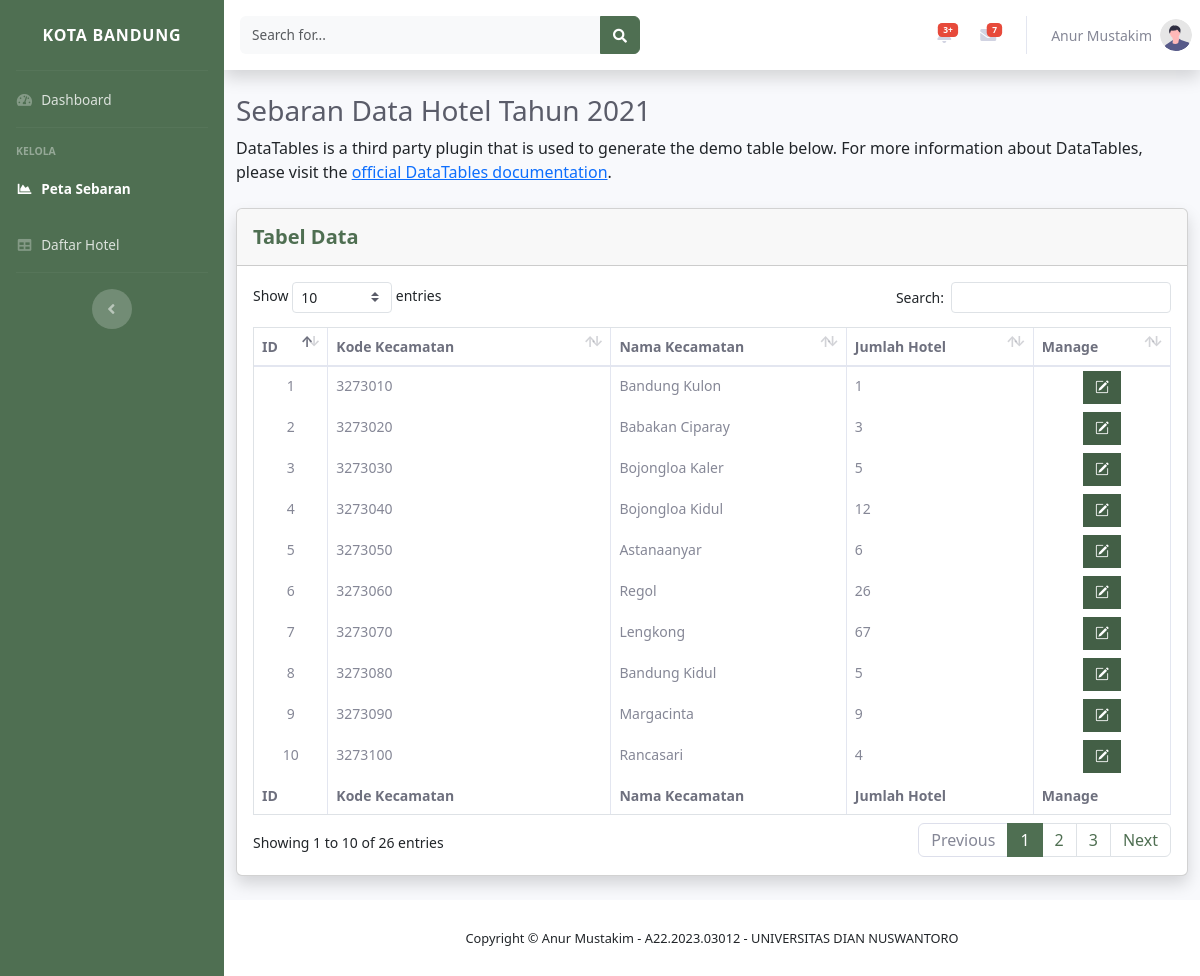
The app's page /config/dashboard/peta-sebaran.php (signed in) with its own data.
### tables this page shows
CREATE TABLE `tb_jumlah_hotel` (
  `ID` int(11) NOT NULL,
  `Kd_Kec` varchar(255) NOT NULL,
  `Nm_Kec` varchar(255) NOT NULL,
  `Jml_Hotel` int(11) NOT NULL
);

### config/dashboard/peta-sebaran.php (the view, shortened to what this page needs)
<?php
    include '../connection.php';
    $ambil_data = mysqli_query($conn, "SELECT * FROM tb_jumlah_hotel ORDER BY ID");
?>
<!DOCTYPE html>
<html lang="en">
<head>
    <link href="vendor/fontawesome-free/css/all.min.css" rel="stylesheet" type="text/css">
    <link href="css/sb-admin-2.min.css" rel="stylesheet">
    <link rel="stylesheet" href="https://cdn.jsdelivr.net/npm/bootstrap-icons@1.11.3/font/bootstrap-icons.min.css">
    <link href="vendor/datatables/dataTables.bootstrap4.min.css" rel="stylesheet">
    <link rel="stylesheet" href="https://cdn.jsdelivr.net/npm/bootstrap@5.3.3/dist/css/bootstrap.min.css">
</head>
<body id="page-top">
    <div id="wrapper">
        <ul class="navbar-nav bg-gradient-primary sidebar sidebar-dark accordion" id="accordionSidebar">
            <a class="sidebar-brand d-flex align-items-center justify-content-center" href="index.php">
                <div class="sidebar-brand-text mx-3 text-left">Kota Bandung</div>
            </a>
            <hr class="sidebar-divider my-0">
            <li class="nav-item">
                <a class="nav-link" href="index.php">
                    <i class="fas fa-fw fa-tachometer-alt"></i>
                    <span>Dashboard</span></a>
            </li>
            <hr class="sidebar-divider">
            <div class="sidebar-heading">
                Kelola
            </div>
            <li class="nav-item active">
                <a class="nav-link" href="peta-sebaran.php">
                    <i class="fas fa-fw fa-chart-area"></i>
                    <span>Peta Sebaran</span></a>
            </li>
            <li class="nav-item">
                <a class="nav-link" href="titik-lokasi-hotel.php">
                    <i class="fas fa-fw fa-table"></i>
                    <span>Daftar Hotel</span></a>
            </li>
            <hr class="sidebar-divider d-none d-md-block">
            <div class="text-center d-none d-md-inline">
                <button class="rounded-circle border-0" id="sidebarToggle"></button>
            </div>
        </ul>
        <div id="content-wrapper" class="d-flex flex-column">
            <div id="content">
                <nav class="navbar navbar-expand navbar-light bg-white topbar mb-4 static-top shadow">
                    <form
                        class="d-none d-sm-inline-block form-inline mr-auto ml-md-3 my-2 my-md-0 mw-100 navbar-search">
                        <div class="input-group">
                            <input type="text" class="form-control bg-light border-0 small" placeholder="Search for..."
                                aria-label="Search" aria-describedby="basic-addon2">
                            <div class="input-group-append">
                                <button class="btn btn-primary" type="button">
                                    <i class="fas fa-search fa-sm"></i>
                                </button>
                            </div>
                        </div>
                    </form>
                    <ul class="navbar-nav ml-auto">
                        <li class="nav-item dropdown no-arrow mx-1">
                            <a class="nav-link dropdown-toggle" href="#" id="alertsDropdown" role="button"
                                data-toggle="dropdown" aria-haspopup="true" aria-expanded="false">
                                <span class="badge badge-danger badge-counter">3+</span>
                            </a>
                        </li>
                        <li class="nav-item dropdown no-arrow mx-1">
                            <a class="nav-link dropdown-toggle" href="#" id="messagesDropdown" role="button"
                                data-toggle="dropdown" aria-haspopup="true" aria-expanded="false">
                                <span class="badge badge-danger badge-counter">7</span>
                            </a>
                        </li>
                        <li class="nav-item dropdown no-arrow">
                            <a class="nav-link dropdown-toggle" href="#" id="userDropdown" role="button"
                                data-toggle="dropdown" aria-haspopup="true" aria-expanded="false">
                                <span class="mr-2 d-none d-lg-inline text-gray-600 small"><?php echo  $_SESSION["admin"]["nama"] ?></span>
                                <img class="img-profile rounded-circle"
                                    src="img/undraw_profile.svg">
                            </a>
                        </li>
                    </ul>
                </nav>
                <div class="container-fluid">
                    <h1 class="h3 mb-2 text-gray-800">Sebaran Data Hotel Tahun 2021</h1>
                    <p class="mb-4">DataTables is a third party plugin that is used to generate the demo table below.
                        For more information about DataTables, please visit the <a target="_blank"
                            href="https://datatables.net">official DataTables documentation</a>.</p>
                    <div class="card shadow mb-4">
                        <div class="card-header py-3 d-flex justify-content-between">
                            <h5 class="m-0 font-weight-bold text-primary">Tabel Data</h5>
                        </div>
                        <div class="card-body">
                            <div class="table-responsive">
                                <table class="table table-bordered" id="dataTable" width="100%" cellspacing="0">
                                    <thead>
                                        <tr>
                                            <th class="text-gray-700" class="text-center" style="max-width: 35px;">ID</th>
                                            <th class="text-gray-700">Kode Kecamatan</th>
                                            <th class="text-gray-700">Nama Kecamatan</th>
                                            <th class="text-gray-700">Jumlah Hotel</th>
                                            <th class="text-gray-700">Manage</th>
                                        </tr>
                                    </thead>
                                    <tbody>
                                    <?php while($data = mysqli_fetch_array($ambil_data)) { ?>
                                        <tr>
                                            <td class="text-gray-600 text-center" class="" style="max-width: 35px;"><?php echo $data['ID']?></td>
                                            <td class="text-gray-600 fw-normal" style="min-width: 180px !important;"><?php echo $data['Kd_Kec']?></td>
                                            <td class="text-gray-600 fw-normal"><?php echo $data['Nm_Kec']?></td>
                                            <td class="text-gray-600 fw-normal"><?php echo $data['Jml_Hotel']?></td>
                                            <td class="p-0 my-auto d-flex justify-content-center align-items-center" style="opacity: 1;">
                                                <div class="d-flex flex-wrap-none text-center justify-content-center" style="white-space:none;">
                                                    <?php echo "
                                                        <a href='edit-sebaran.php?ID=$data[ID]' class='p-0 my-1 btn-primary btn-icon-split'>
                                                            <span class='icon text-black'>
                                                                <i class='bi bi-pencil-square text-white'></i>
                                                            </span>
                                                        </a>" ?>
                                                </div>
                                            </td>
                                        </tr>
                                    <?php } ?>
                                    </tbody>
                                    <tfoot>
                                        <tr>
                                            <th class="text-gray-700" class="text-center" style="max-width: 35px;">ID</th>
                                            <th class="text-gray-700">Kode Kecamatan</th>
                                            <th class="text-gray-700">Nama Kecamatan</th>
                                            <th class="text-gray-700">Jumlah Hotel</th>
                                            <th class="text-gray-700">Manage</th>
                                        </tr>
                                    </tfoot>
                                </table>
                            </div>
                        </div>
                    </div>
                </div>
            </div>
            <footer class="sticky-footer bg-white">
                <div class="container my-auto">
                    <div class="copyright text-center my-auto">
                        <span>Copyright &copy; Anur Mustakim - A22.2023.03012 - UNIVERSITAS DIAN NUSWANTORO</span>
                    </div>
                </div>
            </footer>
        </div>
    </div>
</body>
</html>

### config/dashboard/peta-sebaran.php (style rules this page uses)
div.table-responsive { font-size: 14px !important; }
#dataTable thead tr th, #dataTable tbody tr td, #dataTable tfoot tr th { min-width: fit-content; white-space: nowrap; overflow-x: hidden; text-overflow: ellipsis; }
#dataTable tbody tr td { font-weight: 500; padding: 0 auto; }
.text-primary { --bs-text-opacity: 1; color: #4F6F52!important; }
.btn-primary { --bs-btn-color: #fff; --bs-btn-bg: #4F6F52; --bs-btn-border-color: #4F6F52; --bs-btn-hover-color: #fff; --bs-btn-hover-bg: #1A4D2E; --bs-btn-hover-border-color: #0a58ca; --bs-btn-focus-shadow-rgb: 49, 132, 253; --bs-btn-active-color: #fff; --bs-btn-active-bg: #0a58ca; --bs-btn-active-border-color: #0a53be; --bs-btn-active-shadow: inset 0 3px 5px rgba(0, 0, 0, 0.125); --bs-btn-disabled-color: #fff; --bs-btn-disabled-bg: #4F6F52; --bs-btn-disabled-border-color: #4F6F52; }

### records on screen
tb_jumlah_hotel: ID "1", Kd_Kec "3273010", Nm_Kec "Bandung Kulon", Jml_Hotel "1"
tb_jumlah_hotel: ID "2", Kd_Kec "3273020", Nm_Kec "Babakan Ciparay", Jml_Hotel "3"
tb_jumlah_hotel: ID "3", Kd_Kec "3273030", Nm_Kec "Bojongloa Kaler", Jml_Hotel "5"
tb_jumlah_hotel: ID "4", Kd_Kec "3273040", Nm_Kec "Bojongloa Kidul", Jml_Hotel "12"
tb_jumlah_hotel: ID "5", Kd_Kec "3273050", Nm_Kec "Astanaanyar", Jml_Hotel "6"
tb_jumlah_hotel: ID "6", Kd_Kec "3273060", Nm_Kec "Regol", Jml_Hotel "26"
tb_jumlah_hotel: ID "7", Kd_Kec "3273070", Nm_Kec "Lengkong", Jml_Hotel "67"
tb_jumlah_hotel: ID "8", Kd_Kec "3273080", Nm_Kec "Bandung Kidul", Jml_Hotel "5"
tb_jumlah_hotel: ID "9", Kd_Kec "3273090", Nm_Kec "Margacinta", Jml_Hotel "9"
tb_jumlah_hotel: ID "10", Kd_Kec "3273100", Nm_Kec "Rancasari", Jml_Hotel "4"

### other values on screen
$_SESSION["admin"]["nama"] "Anur Mustakim"
